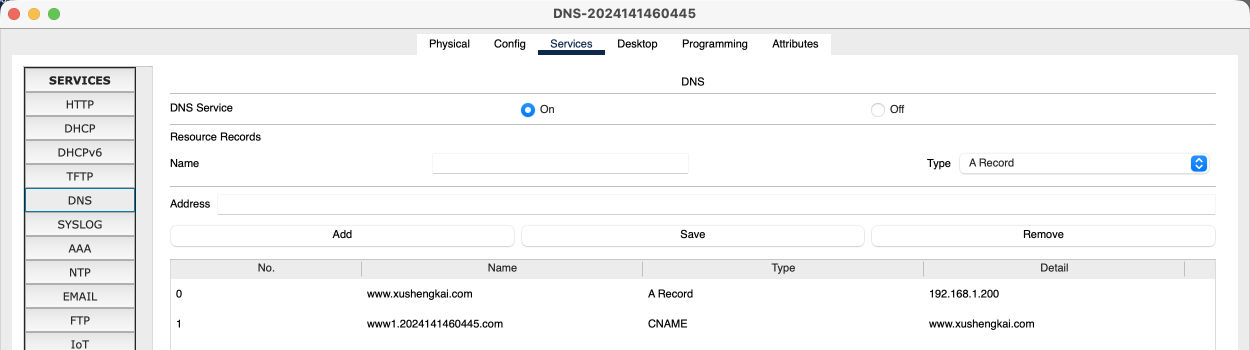
#> input picture 实验2_工作记录_20261024/work/report-stage/images/A03-records.png, 2500 x 700 px, given in place of A01-final-topology.png, which was not available (shown at 1/2 size)
$ python crop-evidence.py
#> lines starting #> are read from the running program, lines starting #| are printed output that depends on the picture
from pathlib import Path
from PIL import Image
import json
root=Path('/Users/apple/Workspace/NC_cl/实验2_交付_20261024')
src=root/'attachments/screenshots/full'; dest=root/'work/report-stage/images';dest.mkdir(exist_ok=True)
crops={
 'A01-topology.png':('A01-final-topology.png',(390,390,2110,1390)),
 'A02-initial-client.png':('A02-client-initial.png',(980,312,2385,960)),
 'A03-records.png':('A03-DNS-records.png',(400,200,2900,900)),
 'A04-normal-ip.png':('A04-normal-ip.png',(1028,985,1650,1250)),
 'A05-normal-A.png':('A05-normal-A.png',(1028,1263,1650,1565)),
 'A06-normal-CNAME.png':('A06-normal-CNAME.png',(1028,1298,1650,1603)),
 'A07-A-PDU.png':('A07-sim-A-response-RR.png',(255,390,2230,1910)),
 'A08-alias-PDU.png':('A09-sim-CNAME-response-RR.png',(255,390,2230,1910)),
 'A09-fault-client.png':('A13-fault-client-DNS.png',(430,220,2940,845)),
 'A10-fault-tests.png':('A12-fault-CNAME.png',(482,1310,1400,1697)),
 'A11-restored-client.png':('A14-restored-client-DNS.png',(430,220,2940,845)),
 'A13-reopened-PC.png':('A18-reopened-PC-config.png',(430,220,2940,855)),
 'A14-reopened-records.png':('A19-reopened-DNS-records.png',(360,200,2870,900)),
 'A15-reopened-DNS-IP.png':('A20-reopened-DNS-IP.png',(360,200,2870,760)),
 'A12-restored-tests.png':('A17-restored-CNAME.png',(482,835,1110,1660)),
}
manifest=[]
for name,(original,box) in crops.items():
 im=Image.open(src/original);im.crop(box).save(dest/name)
#> further down, im is the input picture: PIL image 2500x700 RGBA; mean R, G, B, A 245.2, 245.3, 245.4, 255
#> after `im = Image.open(src / original)`:
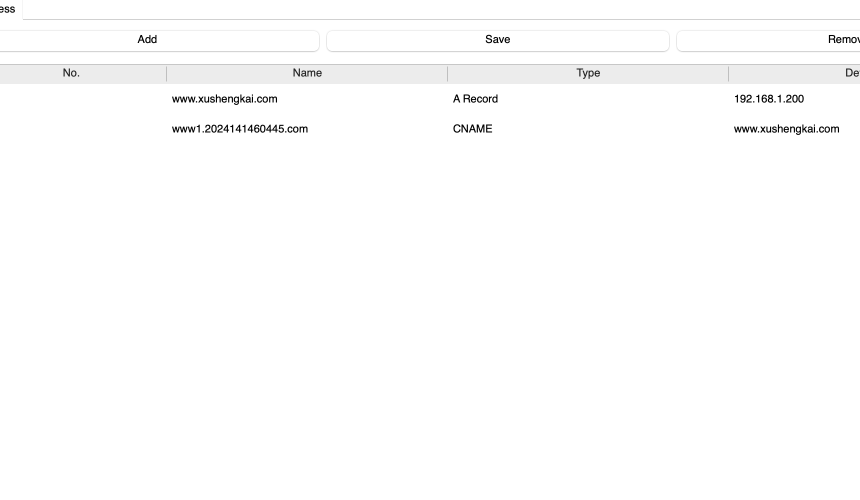
#> saved as A01-topology.png: PIL image 1720x1000 RGBA (shown at 1/2 size); mean R, G, B, A 76.9, 76.9, 76.9, 79; transparent parts drawn white
 manifest.append({'image':name,'original':'attachments/screenshots/full/'+original,'crop_box_xyxy':box,'source_pixels':list(im.size),'modification':'rectangular crop only; no field edits'})
#> pass 2 of the loop `for name,(original,box) in crops.items():`:
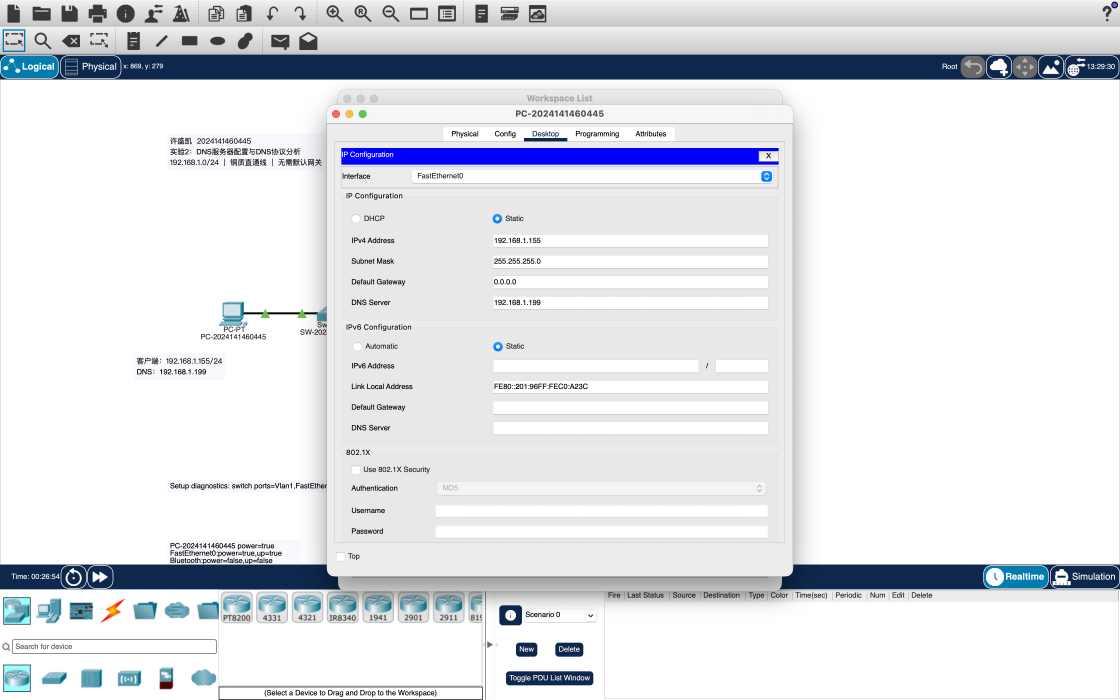
#> input picture 实验2_交付_20261024/attachments/screenshots/full/A02-client-initial.png, 3360 x 2100 px, found by its file name (shown at 1/3 size)
#> im is the input picture: PIL image 3360x2100 RGBA; mean R, G, B, A 224.5, 226.8, 231.4, 255
#> `im = Image.open(src / original)`:
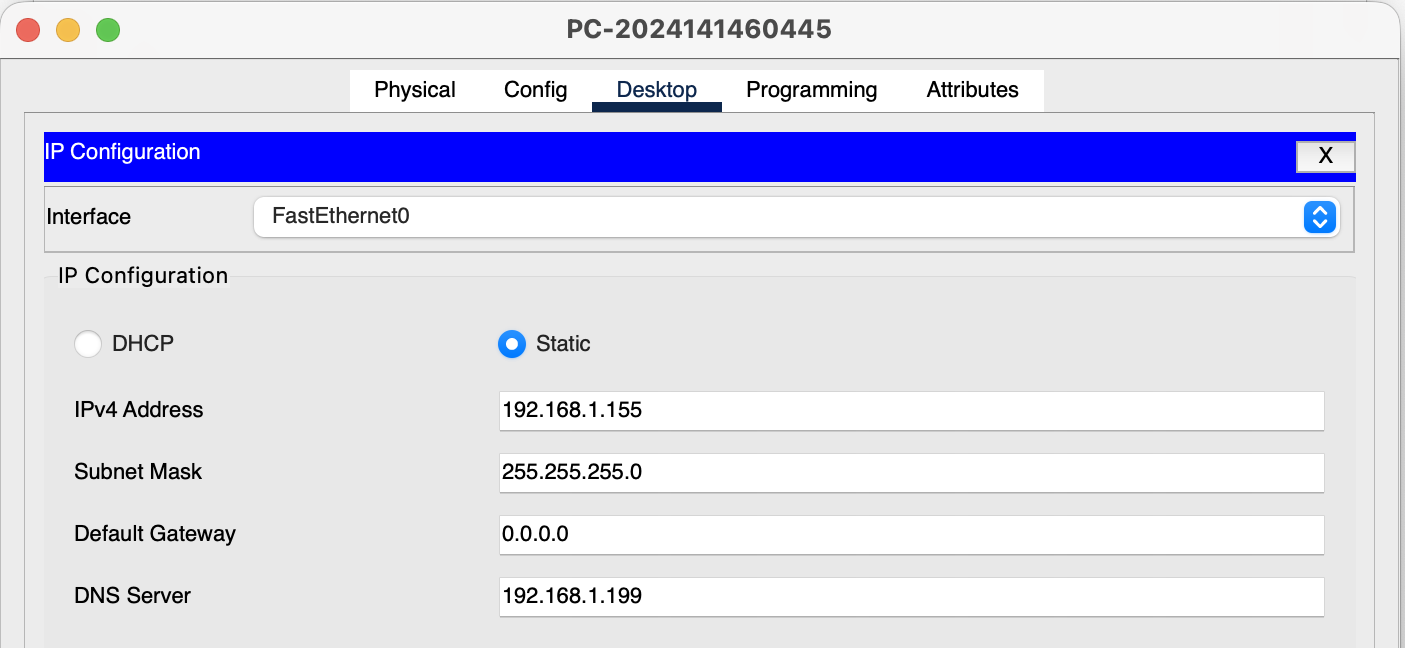
#> saved as A02-initial-client.png: PIL image 1405x648 RGBA; mean R, G, B, A 217.3, 217.5, 235.2, 255
#> pass 3 of the loop `for name,(original,box) in crops.items():`:
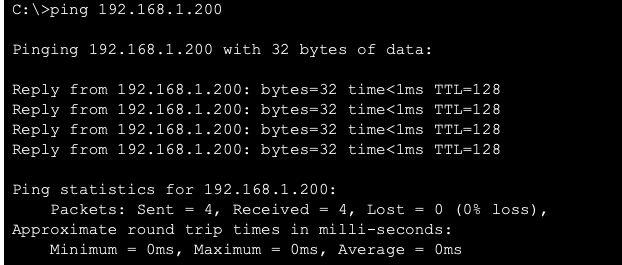
#> input picture 实验2_工作记录_20261024/work/report-stage/images/A04-normal-ip.png, 622 x 265 px, given in place of A03-DNS-records.png, which was not available
#> im is the input picture: PIL image 622x265 RGBA; mean R, G, B, A 13.1, 13.1, 13.1, 255
#> `im = Image.open(src / original)`:
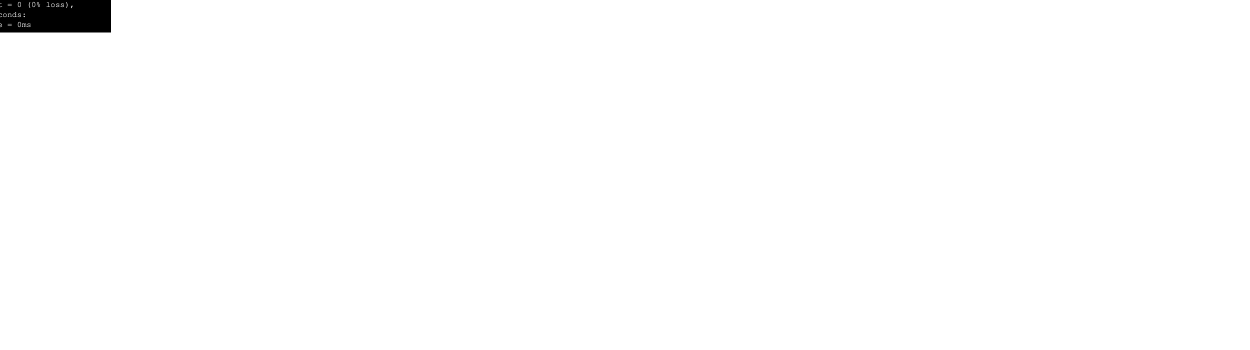
#> saved as A03-records.png: PIL image 2500x700 RGBA (shown at 1/2 size); mean R, G, B, A 0.1, 0.1, 0.1, 2.1; transparent parts drawn white
#> (the run stopped early here; a loop or call above may not have finished)
